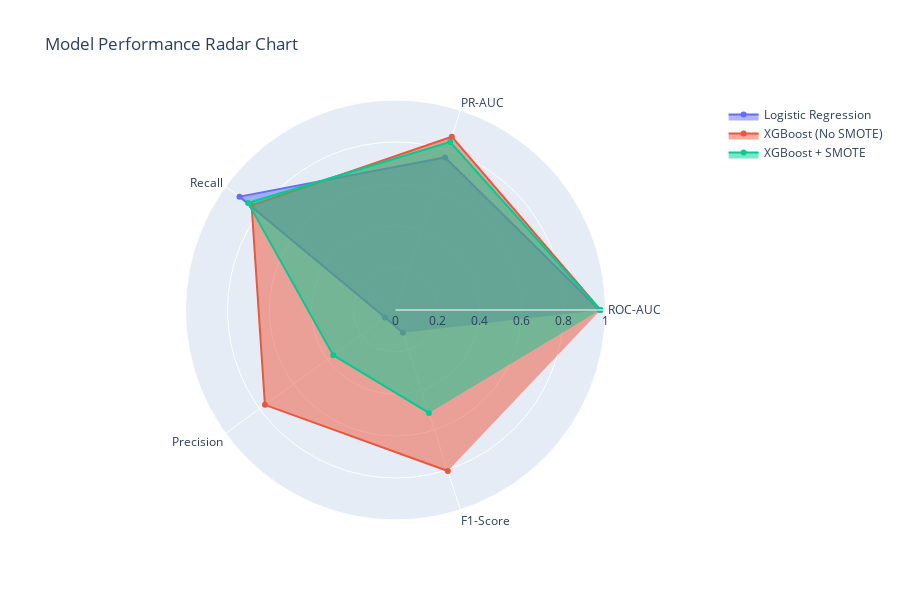

Notebook source saved alongside this figure:
### Code cell
# Cell 17: Radar Chart for Model Comparison

categories = ["ROC-AUC", "PR-AUC", "Recall", "Precision", "F1-Score"]

fig = go.Figure()

for idx, row in results_df.iterrows():
    fig.add_trace(
        go.Scatterpolar(
            r=[
                row["ROC-AUC"],
                row["PR-AUC"],
                row["Recall (Fraud)"],
                row["Precision (Fraud)"],
                row["F1-Score"],
            ],
            theta=categories,
            fill="toself",
            name=row["Model"],
        )
    )

fig.update_layout(
    polar=dict(radialaxis=dict(visible=True, range=[0, 1])),
    showlegend=True,
    title="Model Performance Radar Chart",
    height=600,
    font=dict(size=12),
)

fig.show()

### Figure 1 — Plotly figure (JSON) as saved in the notebook; plotly's stock layout.template omitted (floating-point values rounded to 4 significant figures)
{"data": [{"fill": "toself", "name": "Logistic Regression", "r": [0.9721, 0.7639, 0.9184, 0.06098, 0.1144], "theta": ["ROC-AUC", "PR-AUC", "Recall", "Precision", "F1-Score"], "type": "scatterpolar"}, {"fill": "toself", "name": "XGBoost (No SMOTE)", "r": [0.9763, 0.8676, 0.8469, 0.7685, 0.8058], "theta": ["ROC-AUC", "PR-AUC", "Recall", "Precision", "F1-Score"], "type": "scatterpolar"}, {"fill": "toself", "name": "XGBoost + SMOTE", "r": [0.9746, 0.8413, 0.8673, 0.3664, 0.5152], "theta": ["ROC-AUC", "PR-AUC", "Recall", "Precision", "F1-Score"], "type": "scatterpolar"}], "layout": {"font": {"size": 12}, "height": 600, "polar": {"radialaxis": {"range": [0, 1], "visible": true}}, "showlegend": true, "title": {"text": "Model Performance Radar Chart"}}}
